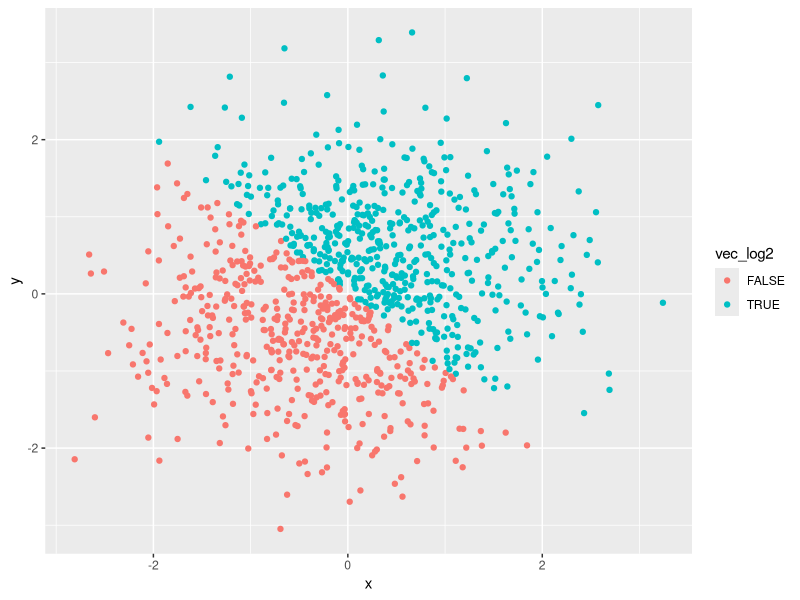
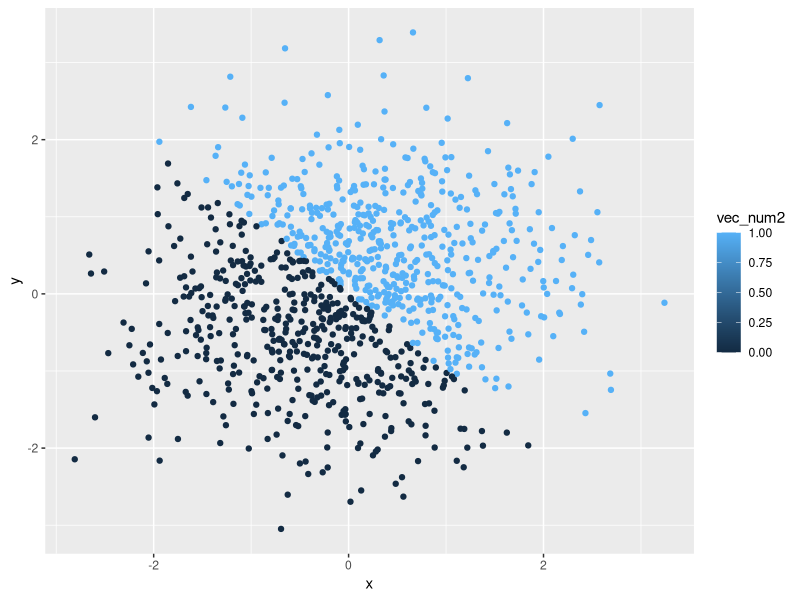
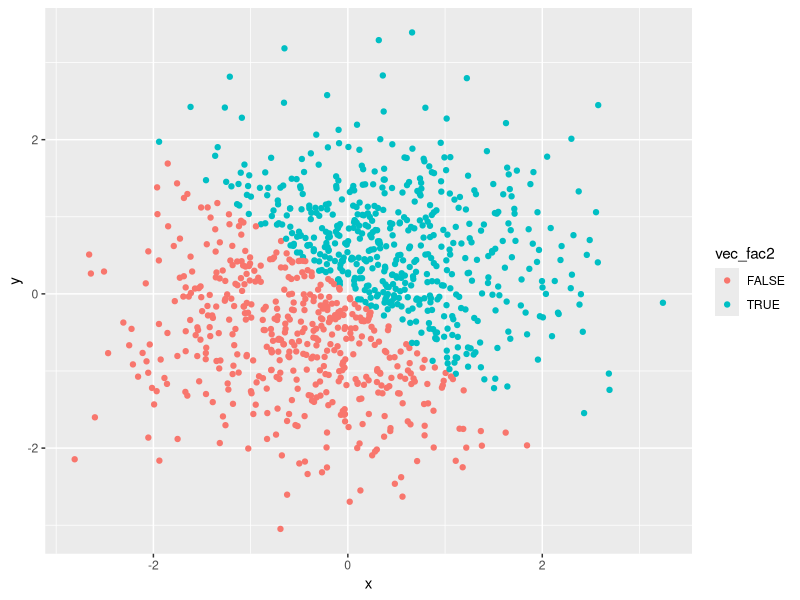

The R source for these figures, in order:
## ---- chunk 1
library(tidyverse)

set.seed(1)
unif <- runif(10, 0, 5)
unif[1:10]
mean(unif)

vec_logical <- c(unif)
vec_logical > 2
mean(vec_logical > 2)

vec_char <- vector("character", length = 10)
length(vec_char)
mean(vec_char)

vec_fac <- factor(c("male", "male", "male", "female", "male", "female", "male", "female", "male", "female"))
length(vec_fac)
mean(vec_fac)

## ---- chunk 2
vec_logical_new <- as.numeric(vec_logical)
vec_char_new <- as.numeric(vec_char)
vec_fac_new <- as.numeric(vec_fac)
## ---- chunk 3
vec_char_new2 <- as.numeric((as.factor(vec_char)))
vec_fac_new2 <- as.numeric((as.character(vec_fac)))
## ---- chunk 4
set.seed(123)

p2_df = tibble(
  x = rnorm(1000),
  y = rnorm(1000),
  vec_log2 = c(x + y > 0),
  vec_num2 = as.numeric(vec_log2),
  vec_fac2 = as.factor(vec_log2)
)

## ---- chunk 5
ggplot(p2_df, aes(x = x, y = y, color = vec_log2 )) + geom_point()

ggplot(p2_df, aes(x = x, y = y, color = vec_num2 )) + geom_point()

ggplot(p2_df, aes(x = x, y = y, color = vec_fac2 )) + geom_point()



